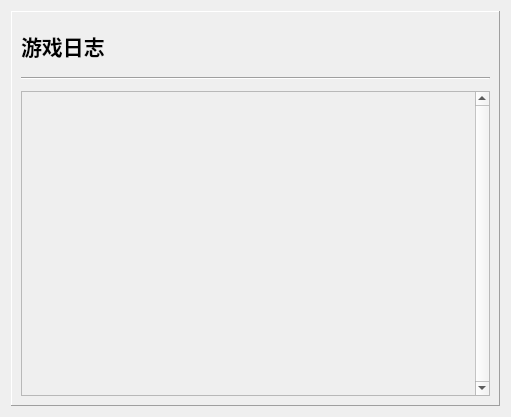
<?xml version="1.0" encoding="UTF-8"?>
<ui version="4.0">
 <class>Form</class>
 <widget class="QWidget" name="Form">
  <property name="geometry">
   <rect>
    <x>0</x>
    <y>0</y>
    <width>511</width>
    <height>417</height>
   </rect>
  </property>
  <property name="windowTitle">
   <string>Form</string>
  </property>
  <layout class="QVBoxLayout" name="verticalLayout_2">
   <item>
    <widget class="QFrame" name="frame">
     <property name="frameShape">
      <enum>QFrame::Panel</enum>
     </property>
     <property name="frameShadow">
      <enum>QFrame::Raised</enum>
     </property>
     <layout class="QVBoxLayout" name="verticalLayout_3">
      <item>
       <layout class="QVBoxLayout" name="verticalLayout">
        <item>
         <widget class="QLabel" name="label">
          <property name="minimumSize">
           <size>
            <width>0</width>
            <height>50</height>
           </size>
          </property>
          <property name="font">
           <font>
            <pointsize>16</pointsize>
            <weight>75</weight>
            <bold>true</bold>
           </font>
          </property>
          <property name="text">
           <string>游戏日志</string>
          </property>
         </widget>
        </item>
        <item>
         <widget class="Line" name="line">
          <property name="orientation">
           <enum>Qt::Horizontal</enum>
          </property>
         </widget>
        </item>
        <item>
         <spacer name="verticalSpacer">
          <property name="orientation">
           <enum>Qt::Vertical</enum>
          </property>
          <property name="sizeType">
           <enum>QSizePolicy::Fixed</enum>
          </property>
          <property name="sizeHint" stdset="0">
           <size>
            <width>20</width>
            <height>5</height>
           </size>
          </property>
         </spacer>
        </item>
        <item>
         <widget class="QScrollArea" name="scrollArea">
          <property name="verticalScrollBarPolicy">
           <enum>Qt::ScrollBarAlwaysOn</enum>
          </property>
          <property name="widgetResizable">
           <bool>true</bool>
          </property>
          <widget class="QWidget" name="scrollAreaWidgetContents">
           <property name="geometry">
            <rect>
             <x>0</x>
             <y>0</y>
             <width>452</width>
             <height>299</height>
            </rect>
           </property>
           <layout class="QVBoxLayout" name="verticalLayout_5">
            <item>
             <layout class="QVBoxLayout" name="verticalLayout_4"/>
            </item>
           </layout>
          </widget>
         </widget>
        </item>
       </layout>
      </item>
     </layout>
    </widget>
   </item>
  </layout>
 </widget>
 <resources/>
 <connections/>
</ui>
